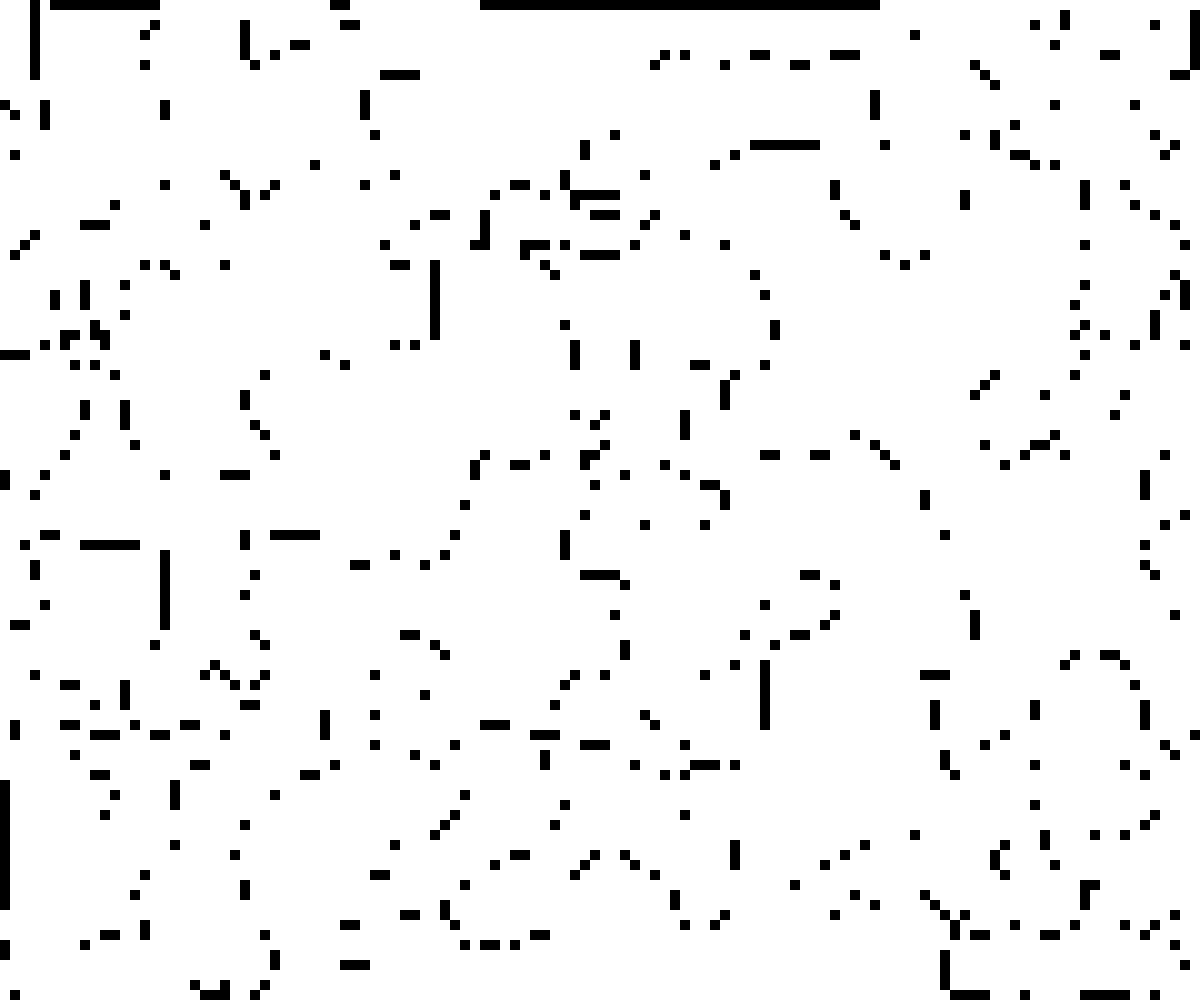
Frame 1 (no input)
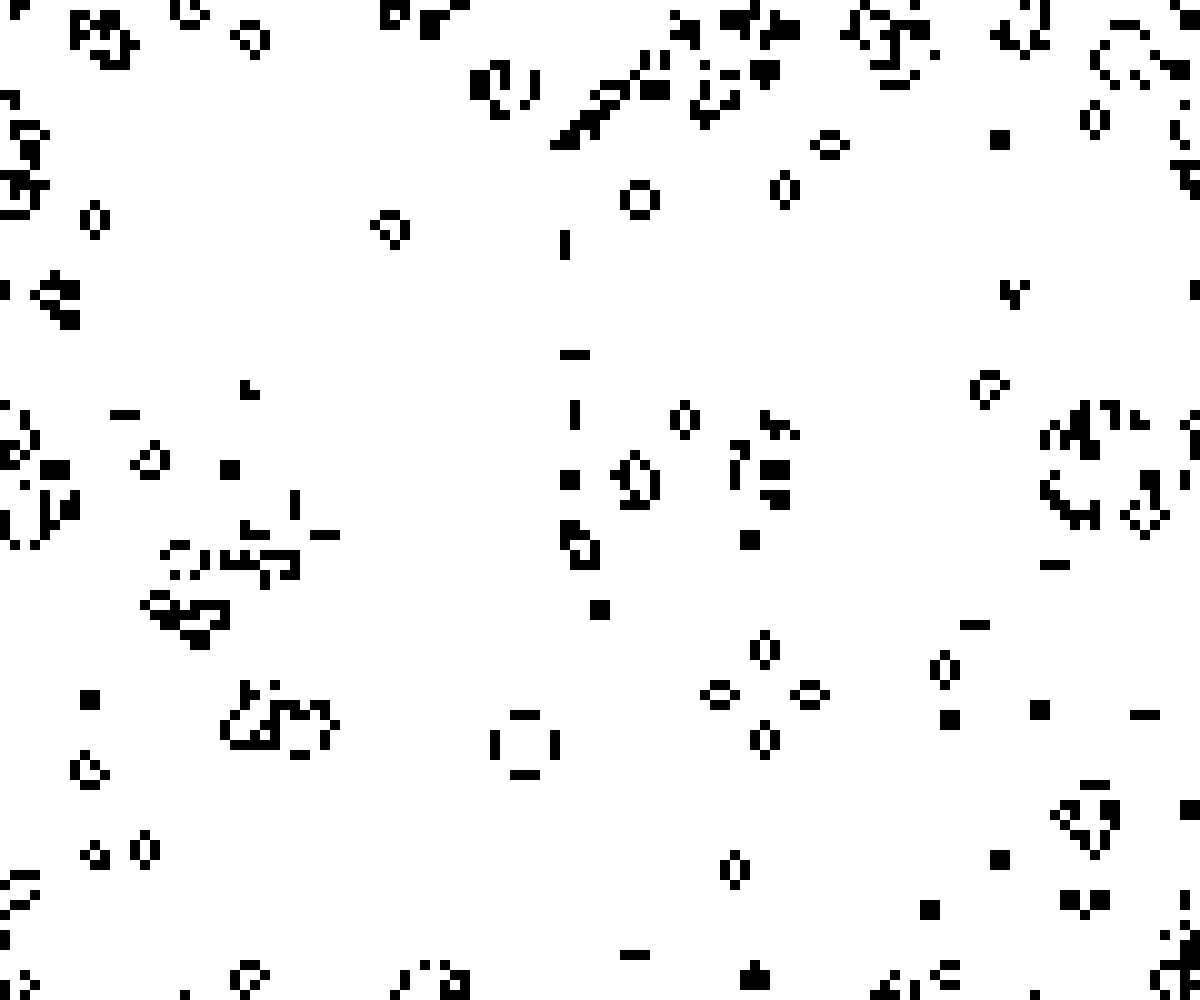
Frame 60 (no input)
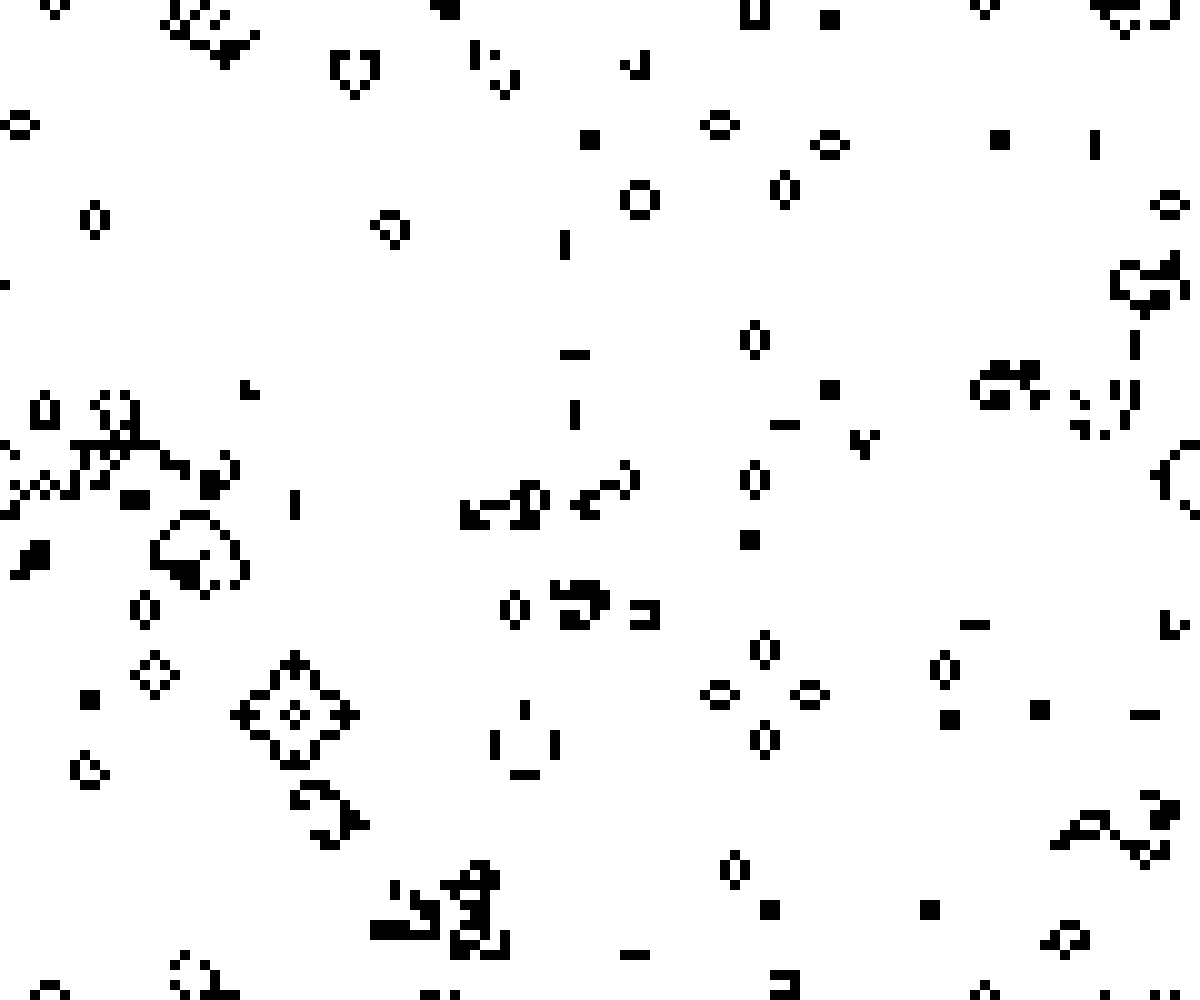
Frame 120 (the mouse pressed at the canvas centre since frame 60)

The p5.js sketch that drew these frames (run headless with seeded random() and noise() and a simulated clock; from frame 60 on, the mouse is pressed at the canvas centre):

// p5.js sketch
// ── sketch.js
let grid = []
let gridXSize
let gridYSize

// spacing between cells, decreasing the spacing raises the number of cells on-screen
// be careful with low values, they will propably lag. A LOT.
let spacing = 10

function setup() {
	createCanvas(windowWidth, windowHeight);

	// Create the grid array using a perlin noise for the pattern
	for (let i = 0; i < width / spacing; i++) {
		grid.push([])
		for (let j = 0; j < height / spacing; j++) {
			grid[i].push(Math.round(noise(i / 10, j / 10)))
		}
	}

	// Precache grid size
	gridXSize = grid.length
	gridYSize = grid[0].length

	// no borders
	noStroke()
}

function mousePressed() {
	grid[Math.floor(mouseX / spacing)][Math.floor(mouseY / spacing)] = 1
	grid[Math.floor(mouseX / spacing) + 1][Math.floor(mouseY / spacing) + 1] = 1
	grid[Math.floor(mouseX / spacing) - 1][Math.floor(mouseY / spacing) - 1] = 1
	grid[Math.floor(mouseX / spacing) - 1][Math.floor(mouseY / spacing) + 1] = 1
	grid[Math.floor(mouseX / spacing) + 1][Math.floor(mouseY / spacing) - 1] = 1
}

function draw() {

	let newGrid = []

	// Run each cell in the grid
	for (let i = 0; i < gridXSize; i++) {
		newGrid.push([])
		for (let j = 0; j < gridYSize; j++) {

			// reset the neighbors counter
			let neighborsTotalState = 0

			// sum all neighbors states
			for (let y = -1; y <= 1; y++) {
				for (let x = -1; x <= 1; x++) {

					//Infinite edges wrap around
					nX = (gridXSize + i + x) % gridXSize
					nY = (gridYSize + j + y) % gridYSize
					neighborsTotalState += grid[nX][nY]
				}
			}
			// minus the current cell state
			neighborsTotalState -= grid[i][j]

			// apply the game of life rules:
			// DEAD if lonely (neighbors <= 1) or if over populated (neighbors >= 4)
			if ((grid[i][j] == 1 && neighborsTotalState >= 4) ||
				(grid[i][j] == 1 && neighborsTotalState <= 1)) {
				newGrid[i].push(0)
				fill(255)
				rect(i * spacing, j * spacing, spacing, spacing)
				continue
			}
			// COME ALIVE if it is DEAD and has 3 neighbors
			if (grid[i][j] == 0 && neighborsTotalState == 3) {
				newGrid[i].push(1)
				fill(0)
				rect(i * spacing, j * spacing, spacing, spacing)
				continue
			}
			//everyone else, just stay as-is
			let a = newGrid[i].push(grid[i][j])


		}
	}

	// copy the new grid to the main grid
	// slice() is necessary to copy the array as values, not as references
	grid = newGrid.slice()

}
